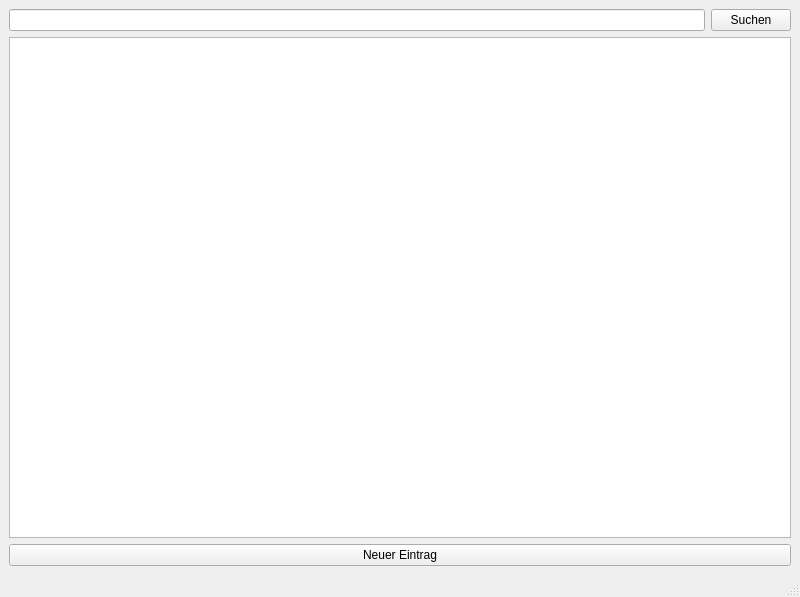
<?xml version="1.0" encoding="UTF-8"?>
<ui version="4.0">
 <class>MitgliedWindow</class>
 <widget class="QMainWindow" name="MitgliedWindow">
  <property name="geometry">
   <rect>
    <x>0</x>
    <y>0</y>
    <width>800</width>
    <height>597</height>
   </rect>
  </property>
  <property name="windowTitle">
   <string>MitgliedWindow</string>
  </property>
  <widget class="QWidget" name="centralwidget">
   <layout class="QVBoxLayout" name="verticalLayout">
    <item>
     <layout class="QHBoxLayout" name="horizontalLayout">
      <item>
       <widget class="QLineEdit" name="searchTextEdit"/>
      </item>
      <item>
       <widget class="QPushButton" name="searchButton">
        <property name="text">
         <string>Suchen</string>
        </property>
       </widget>
      </item>
     </layout>
    </item>
    <item>
     <widget class="QTableView" name="dbView"/>
    </item>
    <item>
     <layout class="QHBoxLayout" name="horizontalLayout_2">
      <item>
       <widget class="QPushButton" name="newButton">
        <property name="text">
         <string>Neuer Eintrag</string>
        </property>
       </widget>
      </item>
     </layout>
    </item>
   </layout>
  </widget>
  <widget class="QStatusBar" name="statusbar"/>
  <action name="actionNeuer_Kontakt">
   <property name="text">
    <string>Neuer Kontakt</string>
   </property>
  </action>
  <action name="actionVerlassen">
   <property name="text">
    <string>Verlassen</string>
   </property>
  </action>
  <action name="actionVerwaltung_Postleitzahlen">
   <property name="text">
    <string>Verwaltung Postleitzahlen</string>
   </property>
  </action>
 </widget>
 <resources/>
 <connections/>
</ui>
